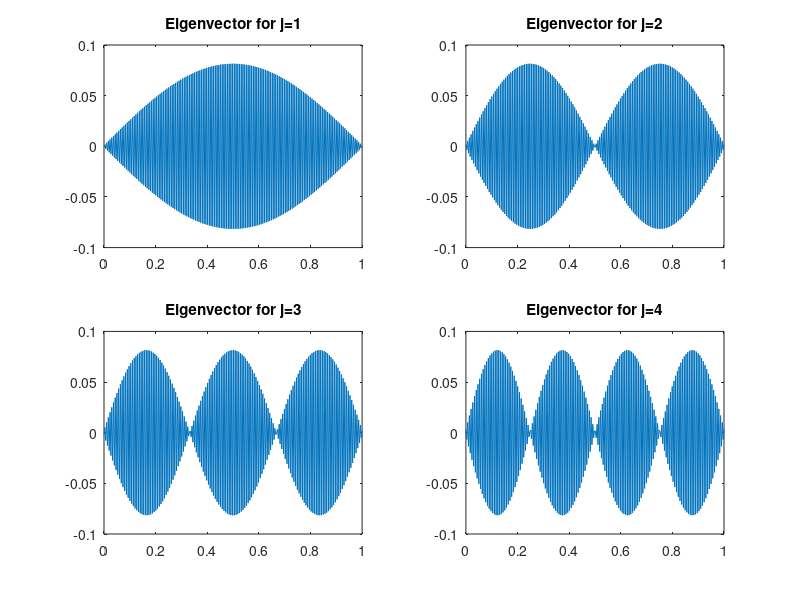

Here is the MATLAB script that generated this plot: (Note: this script raises an error after producing the figure.)
clc
clf

steps = [5, 20, 100, 200, 300];

x0 = 0;
x1 = 1;

n_lambdas = 4;
lambdas = zeros(length(steps), n_lambdas);
step_sizes = (x1 - x0) ./ steps;

for i=1:length(steps)
    m = steps(i);
    h = (x1 - x0) / (m+1);

    % Create internal matrix A 
    %
    e = ones(m, 1);
    A = 1/h^2*spdiags([e -2*e e], -1:1, m, m);

    % Set boundary conditions
    %
    alpha = 0;
    beta = 0;
    
    % Left Dirichlet condition
    %
    A(1, 1) = A(1, 1) + h^2*alpha;
    
    % Right Dirichlet condition
    %
    A(m, m) = A(m, m) + h^2*beta;

    [unsorted_eigvec, unsorted_eigval] = eig(full(A));
    [d,ind] = sort(diag(unsorted_eigval));
    eigval = unsorted_eigval(ind,ind);
    eigvec = unsorted_eigvec(:,ind);

    lambda = flip(diag(eigval));
    lambdas(i, :) = lambda(1:n_lambdas);

    if i == length(steps)
        figure(1);
        title('Eigenvectors')

        for j = 1:n_lambdas
            subplot(2, 2, j, 'align');
            plot(linspace(0, 1, length(eigvec(:, j))), eigvec(:, j));
            title(sprintf('Eigenvector for j=%d', j));
        end

        print('-dpng', 'problem_1a_eigenvectors.png')
    end
end



disp(' ')
disp('       n       lambda_1  lambda_2   lambda_3  lambda_4')
disp([steps' lambdas])
fprintf('      %d      %3.4f   %3.4f   %3.4f  %3.4f  %3.4f\n', Inf, -(1*pi)^2, -(2*pi)^2, -(3*pi)^2, -(4*pi)^2);
disp(' ')

eig_err = abs(lambdas(:, 1) - (-pi^2));
error_loglog(step_sizes, eig_err)

print('-dpng', 'problem_1a_error.png')
